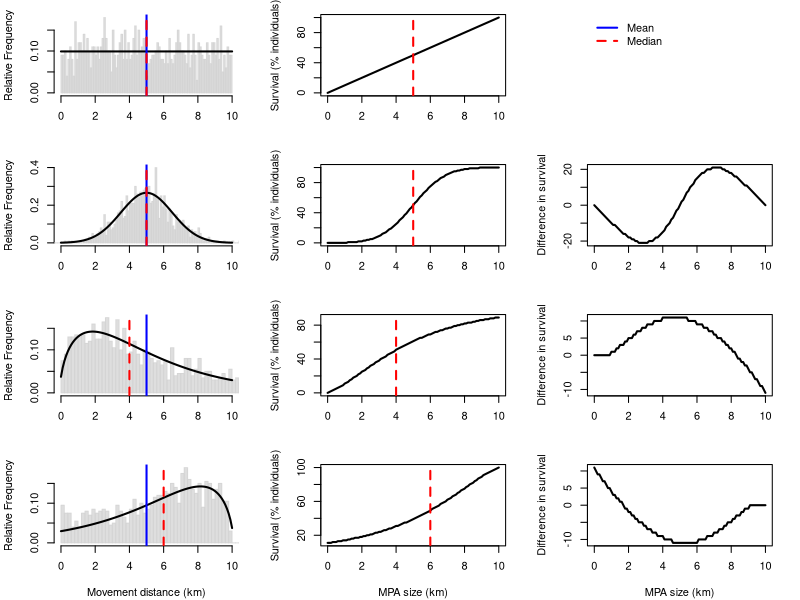

This chart was generated by the following R code:
rm(list = ls()) # delete parameters in the workspace
library(scales)

mean_dist <- 50
nsd_dist <- 15
sd_dist <- 40
distances <- seq(0,100,1)
nsamples <- 1000
xlim <- 100
hist.resolution <- 1
alpha.col <- 0.75

# sample from single value
sdisp_vals <- runif(nsamples, min=0, max=xlim) #
scsum <- cumsum(xtabs(~round(sdisp_vals)))
#plot(scsum)
sprobs_disp <- distances/max(distances)
sdprobs_disp <- rep(1,length(distances))/length(distances)
smedian <- median(sdisp_vals)

# sample from normal distribution
ndisp_vals <- rnorm(nsamples,mean=mean_dist,sd = nsd_dist) #
nprobs_disp <- pnorm(distances,mean=mean_dist,sd = nsd_dist)
ndprobs_disp <- dnorm(distances,mean=mean_dist,sd = nsd_dist)
#ndprobs_disp <- ndprobs_disp/max(ndprobs_disp)
nmedian <- median(ndisp_vals)

# hn <- hist(ndisp_vals,xlim = c(0,xlim),n=max(distances)/hist.resolution/(sd_dist/nsd_dist),
#            col = alpha("lightgray",alpha.col),border=alpha("lightgray",alpha.col),probability = TRUE)
# nmax_freq <- max(hn$counts)
# lines(distances,ndprobs_disp*nmax_freq,lwd=2)
# abline(v=mean_dist,col='blue',lty=1,lwd=2)
# abline(v=nmedian,col='red',lty=2,lwd=2)


# sample from negative binomial
cv_dist = sd_dist/mean_dist # coefficient of variation
p_dist = 1/cv_dist/sd_dist # probability of sampling success to represent SD
r_dist = mean_dist * p_dist / (1-p_dist); # change of mean to sample in order to maintain actual mean 
probs_disp <- pnbinom(distances,size=r_dist,prob = p_dist) # calculate probabilities of larval dispersal
dprobs_disp <- dnbinom(distances,size=r_dist,prob = p_dist)
#dprobs_disp <- dprobs_disp/max(dprobs_disp)
drops_disp_rev <- rev(dprobs_disp)
#quant_disp <- pnbinom(distances,size=r_dist,prob = p_dist) # calculate probabilities of larval dispersal

disp_vals <- rnbinom(nsamples,size=r_dist,prob = p_dist) # calculate probabilities of larval dispersal
median_dist <- median(disp_vals)
disp_vals_rev <- abs(disp_vals-xlim)
dmax <- max(disp_vals)
mode_disp_vals <- which.max(tabulate(match(disp_vals, unique(disp_vals))))
#max_freq <- max(tabulate(match(disp_vals, unique(disp_vals))))

# hnb <- hist(disp_vals,xlim = c(0,xlim),n=max(distances)/hist.resolution,
#             col = alpha("lightgray",alpha.col),border=alpha("lightgray",alpha.col))
# max_freq <- max(hnb$counts)
# lines(distances,dprobs_disp*max_freq,lwd=2)
# abline(v=mean_dist,col='blue',lty=1,lwd=2)
# abline(v=median,col='red',lty=2,lwd=2)
# 
# hist(disp_vals_rev,xlim = c(0,xlim),n=max(distances)/hist.resolution,
#      col = alpha("lightgray",alpha.col),border=alpha("lightgray",alpha.col))
# lines(rev(distances),dprobs_disp*max_freq,lwd=2)
# abline(v=mean_dist,col='blue',lty=1,lwd=2)
# abline(v=xlim-median,col='red',lty=2,lwd=2)


# Protection plots relative to MPA size
# ncsum <- cumsum(xtabs(~round(sdisp_vals)))
# ncsum.dists <- as.numeric(names(ncsum))
# #nbar <- barplot(ncsum/nsamples,ncsum.dists,col = alpha("lightgray",alpha.col),border=alpha("lightgray",alpha.col),xlim=c(0,xlim))
# plot(ncsum.dists,ncsum/nsamples,xlim=c(0,xlim),type='l',lwd=2)

ncsum <- cumsum(xtabs(~round(ndisp_vals)))
ncsum.dists <- as.numeric(names(ncsum))
#nbar <- barplot(ncsum/nsamples,ncsum.dists,col = alpha("lightgray",alpha.col),border=alpha("lightgray",alpha.col),xlim=c(0,xlim))
# plot(distances,nprobs_disp,xlim=c(0,xlim),type='l',lwd=2,
#      ylab='Individuals protected (%)',xlab="MPA size (km)")
# lines(distances,seq(0,1,1/xlim),lty=1,lwd=2)
# abline(v=mean_dist,col='blue',lty=1,lwd=2)
# abline(v=mean_dist,col='red',lty=2,lwd=2)

csum <- cumsum(xtabs(~round(disp_vals)))
csum.dists <- as.numeric(names(csum))
# plot(csum.dists,csum/nsamples,type='l',lwd=2,xlim=c(0,xlim),
#      ylab='Individuals protected (%)',xlab="MPA size (km)")
# 
# plot(distances,probs_disp,type='l',lwd=2,xlim=c(0,xlim),
#      ylab='Individuals protected (%)',xlab="MPA size (km)")
# #lines(distances,seq(0,1,1/xlim),lty=3)
# abline(v=mean_dist,col='blue',lty=1,lwd=2)
# abline(v=median,col='red',lty=2,lwd=2)


# plot everything in one figure ####

par(mfrow=c(4,3))
#> par("mar")
#[1] 5.1 4.1 4.1 2.1
par(mar=c(4.1,4.1,1.1,2.1)) # c(bottom, left, top, right)


hist.metrics <- rbind(sdisp_vals,ndisp_vals,disp_vals,disp_vals_rev)/10
fit.metrics <- rbind(sdprobs_disp,ndprobs_disp,dprobs_disp,rev(dprobs_disp))*10
median.metrics <- c(mean_dist,mean_dist,median_dist,xlim-median_dist)
protection.metrics <- round(rbind(sprobs_disp,nprobs_disp,probs_disp,rev(1-probs_disp))*100)
difference.metrics <- round(rbind(rep(0,length(distances)),nprobs_disp-sprobs_disp,probs_disp-sprobs_disp,rev(1-probs_disp)-sprobs_disp)*100)

xlim.plot<-10
nrows <- 4
xlabs <- rep("",nrows) #,nrow=nrows,ncol=ncols)
xlabs[nrows] <- "MPA size (km)"
xlabs1 <- xlabs
xlabs1[nrows] <- "Movement distance (km)"

count <- 0
  
#for(yplot in 1:ncols){
for(xplot in 1:nrows){
    count <- count + 1
    # plot histograms (xplot == 1)
    
     #if(xplot==1){
      hnb <- hist(hist.metrics[xplot,],xlim = c(0,xlim.plot),n=max(distances)/hist.resolution,
      col = alpha("lightgray",alpha.col),border=alpha("lightgray",alpha.col),freq = FALSE,
      ylab = 'Relative Frequency',xlab=xlabs1[xplot],main=NULL)
      lines(distances/10,fit.metrics[xplot,],lwd=2)
      abline(v=mean_dist/10,col='blue',lty=1,lwd=2)
      abline(v=median.metrics[xplot]/10,col='red',lty=2,lwd=2)
      
      #} else if (xplot==2){
      plin <- plot(distances/10,protection.metrics[xplot,],type='l',lwd=2,xlim=c(0,xlim.plot),
              ylab = 'Survival (% individuals)',xlab=xlabs[xplot],main=NULL)
      abline(v=median.metrics[xplot]/10,col='red',lty=2,lwd=2)
      
      #} else if (xplot==3){
      if(xplot==1){
        plot.new()
        legend("topleft",legend=c("Mean","Median"),col=c("blue","red"),lty=c(1,2),lwd=2,bty="n")
      } else {
      dlin <- plot(distances/10,difference.metrics[xplot,],type='l',lwd=2,xlim=c(0,xlim.plot),
              ylab = 'Difference in survival',xlab=xlabs[xplot],main=NULL)
      } 
      

   #  } else { # level 1 condition
   # 
   #    #if(xplot==1){
   #    hnb <- hist(hist.metrics[xplot,],xlim = c(0,xlim),n=max(distances)/hist.resolution,
   #    col = alpha("lightgray",alpha.col),border=alpha("lightgray",alpha.col),freq = FALSE,
   #    ylab = 'Relative Frequency',xlab=NULL,main=NULL)
   #    lines(distances,fit.metrics[xplot,],lwd=2)
   #    abline(v=mean_dist,col='blue',lty=1,lwd=2)
   #    abline(v=median.metrics[xplot],col='red',lty=2,lwd=2)
   #    
   #    #} else if (xplot==2){
   #    plin <- plot(distances,protection.metrics[xplot,],type='l',lwd=2,xlim=c(0,xlim),
   #    ylab='Individual survival (%)',xlab=NULL)
   #    abline(v=mean_dist,col='blue',lty=1,lwd=2)
   #    abline(v=median.metrics[xplot],col='red',lty=2,lwd=2)
   #    abline(v=median.metrics[xplot],col='red',lty=2,lwd=2)
   #    
   #    #} else if (xplot==3){
   #    dlin <- plot(distances,difference.metrics[xplot,],type='l',lwd=2,xlim=c(0,xlim),
   #    ylab='Difference in survival (%)',xlab=NULL)
   #    #} # level 2 condition
   #    
   #          #} # level 2 condition
   # } # level 1 condition
} # xplot loop
#} # yplot loop


# save hist metrics to file
hist.metrics.save<-hist.metrics
hist.metrics.save<-hist.metrics.save[1:3,]
saveRDS(hist.metrics.save,'hist.metrics.RDS')
